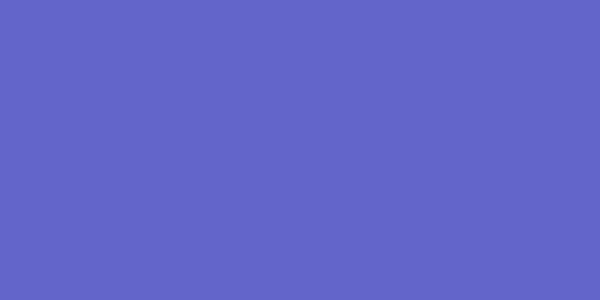
Frame 1 (no input)
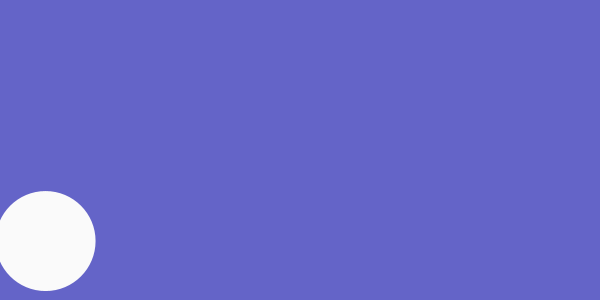
Frame 60 (the mouse pressed at the canvas centre just before this capture)
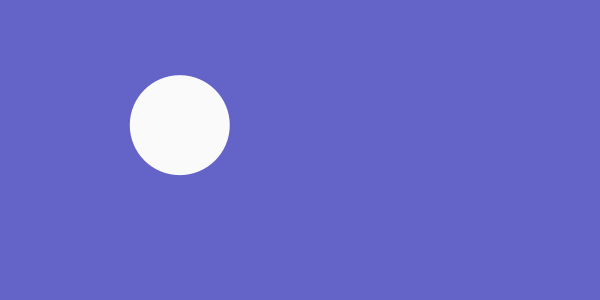
Frame 120 (the mouse held since frame 60 and released just before this capture)

The Processing sketch that drew these frames (run headless with seeded random() and noise(); from frame 60 on, the mouse is pressed at the canvas centre):

// Processing sketch: int3
// ── int3.pde
 int scene;
 int x;
 float theta;
 void setup(){
  scene = 0;
  theta = 3.1;
  size(600,300);
 }
 void draw(){
  theta += 0.01;
  if(scene==0){
    background(100,100,200);
    noStroke();
    fill(250,250,250);
    ellipse(300*cos(theta)+300,300*sin(theta)+400,100,100);
    if(theta > 6.3){scene=1; theta=3.1;}
  }
  else {
    background(0);
    noStroke();
   fill(250,250,50);
   ellipse(300*cos(theta)+300,300*sin(theta)+400,100,100);
   if(theta > 6.3){scene=0; theta=3.1;}
 }
 }
